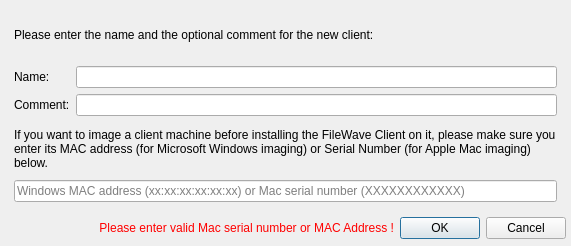
<?xml version="1.0" encoding="UTF-8"?>
<ui version="4.0">
 <class>CNewClientGroupDlg</class>
 <widget class="QWidget" name="CNewClientGroupDlg">
  <property name="geometry">
   <rect>
    <x>0</x>
    <y>0</y>
    <width>571</width>
    <height>246</height>
   </rect>
  </property>
  <property name="sizePolicy">
   <sizepolicy hsizetype="Fixed" vsizetype="Fixed">
    <horstretch>0</horstretch>
    <verstretch>0</verstretch>
   </sizepolicy>
  </property>
  <property name="windowTitle">
   <string>Create New Client</string>
  </property>
  <layout class="QVBoxLayout" name="verticalLayout">
   <property name="leftMargin">
    <number>5</number>
   </property>
   <property name="topMargin">
    <number>0</number>
   </property>
   <property name="rightMargin">
    <number>5</number>
   </property>
   <property name="bottomMargin">
    <number>7</number>
   </property>
   <item>
    <widget class="QWidget" name="widget" native="true">
     <layout class="QVBoxLayout" name="verticalLayout_2">
      <item>
       <widget class="QLabel" name="label">
        <property name="text">
         <string>Please enter the name and the optional comment for the new client:</string>
        </property>
        <property name="wordWrap">
         <bool>true</bool>
        </property>
       </widget>
      </item>
      <item>
       <widget class="QWidget" name="nameComment" native="true">
        <layout class="QFormLayout" name="formLayout">
         <property name="fieldGrowthPolicy">
          <enum>QFormLayout::AllNonFixedFieldsGrow</enum>
         </property>
         <property name="leftMargin">
          <number>0</number>
         </property>
         <property name="topMargin">
          <number>0</number>
         </property>
         <property name="rightMargin">
          <number>0</number>
         </property>
         <property name="bottomMargin">
          <number>0</number>
         </property>
         <item row="1" column="0">
          <widget class="QLabel" name="label_2">
           <property name="text">
            <string>Name:</string>
           </property>
          </widget>
         </item>
         <item row="1" column="1">
          <widget class="QLineEdit" name="nameED"/>
         </item>
         <item row="2" column="0">
          <widget class="QLabel" name="label_3">
           <property name="text">
            <string>Comment:</string>
           </property>
          </widget>
         </item>
         <item row="2" column="1">
          <widget class="QLineEdit" name="commentED"/>
         </item>
        </layout>
       </widget>
      </item>
      <item>
       <widget class="QLabel" name="label_4">
        <property name="text">
         <string>If you want to image a client machine before installing the FileWave Client on it, please make sure you enter its MAC address (for Microsoft Windows imaging) or Serial Number (for Apple Mac imaging) below.</string>
        </property>
        <property name="wordWrap">
         <bool>true</bool>
        </property>
       </widget>
      </item>
      <item>
       <widget class="QLineEdit" name="edtSerialMAC">
        <property name="placeholderText">
         <string>Windows MAC address (xx:xx:xx:xx:xx:xx) or Mac serial number (XXXXXXXXXXXX)</string>
        </property>
       </widget>
      </item>
     </layout>
    </widget>
   </item>
   <item>
    <layout class="QHBoxLayout" name="horizontalLayout" stretch="1,0">
     <item>
      <widget class="QLabel" name="invalid">
       <property name="minimumSize">
        <size>
         <width>20</width>
         <height>0</height>
        </size>
       </property>
       <property name="text">
        <string>&lt;html&gt;&lt;head/&gt;&lt;body&gt;&lt;p&gt;&lt;span style=&quot; color:#ff0000;&quot;&gt;Please enter valid Mac serial number or MAC Address !&lt;/span&gt;&lt;/p&gt;&lt;/body&gt;&lt;/html&gt;</string>
       </property>
       <property name="alignment">
        <set>Qt::AlignRight|Qt::AlignTrailing|Qt::AlignVCenter</set>
       </property>
      </widget>
     </item>
     <item>
      <widget class="QDialogButtonBox" name="buttonBox">
       <property name="standardButtons">
        <set>QDialogButtonBox::Cancel|QDialogButtonBox::Ok</set>
       </property>
      </widget>
     </item>
    </layout>
   </item>
  </layout>
 </widget>
 <tabstops>
  <tabstop>nameED</tabstop>
  <tabstop>commentED</tabstop>
 </tabstops>
 <resources/>
 <connections/>
</ui>
